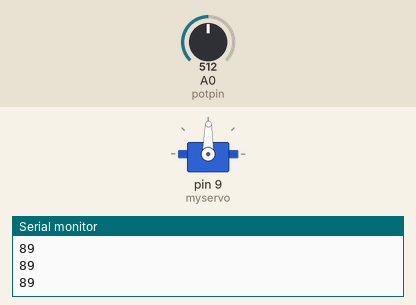
This sketch was run on a simulated Arduino Uno, built with avr-gcc and run on an emulated ATmega328P. Shown: servo, the last lines printed to the serial monitor. The inputs (shaded band) are chosen by the test bench; at power-on: A0 (potpin) = 512.

Above: at 1.2 s.
1.3 s: A0 (potpin) set to 716
At 2.5 s:
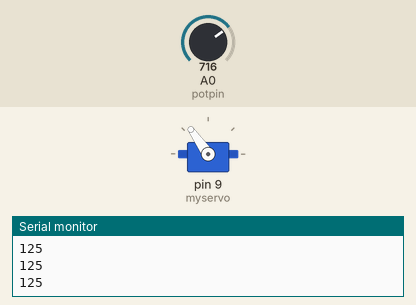
2.8 s: A0 (potpin) set to 900
At 4.0 s:
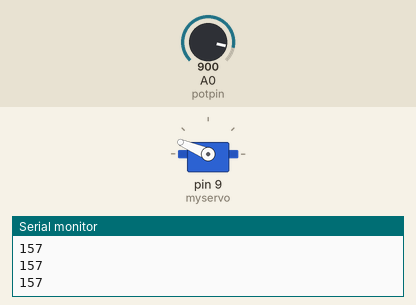
4.3 s: A0 (potpin) set to 1023
At 4.9 s:
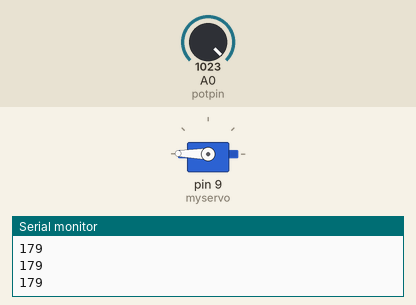
5.8 s: A0 (potpin) set to 306
At 7.0 s:
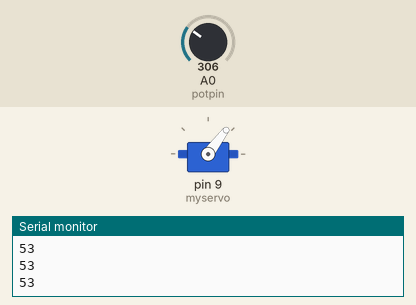
7.3 s: A0 (potpin) set to 122
At 8.4 s:
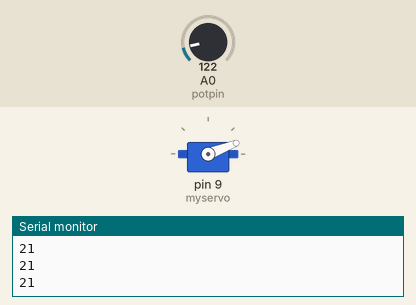
8.8 s: A0 (potpin) set to 511
At 9.7 s:
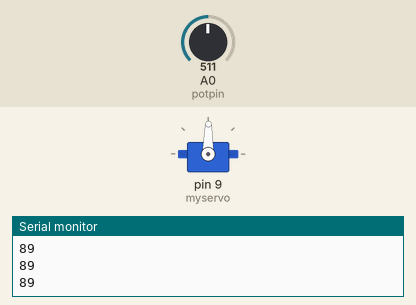
Timing chart, 0 to 11.3 s (numbered marks = the images above; inputs shaded):
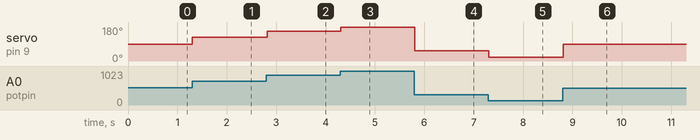

Measured:
- after the input at 1.3 s, servo on pin 9 (myservo): 89° → 125° at once
- after the input at 2.8 s, servo on pin 9 (myservo): 125° → 157° at once
- after the input at 4.3 s, servo on pin 9 (myservo): 157° → 179° at once
- after the input at 5.8 s, servo on pin 9 (myservo): 179° → 53° at once
- after the input at 7.3 s, servo on pin 9 (myservo): 53° → 21° at once
- after the input at 8.8 s, servo on pin 9 (myservo): 21° → 89° at once

The sketch:

eyeballtry1.ino
```cpp
// Controlling a servo position using a potentiometer (variable resistor)
// by Michal Rinott <http://people.interaction-ivrea.it/m.rinott>

#include <Servo.h>

Servo myservo;  // create servo object to control a servo

int potpin = 0;  // analog pin used to connect the potentiometer
int val;    // variable to read the value from the analog pin

int servoPin = 11; // out pin for servo control.
int servoPin2 = 9; // out pin for servo control.

void setup()
{
  myservo.attach(11);  // attaches the servo on pin 9 to the servo object
  myservo.attach(9);  // attaches the servo on pin 9 to the servo object
  Serial.begin(9600);
}

void loop()
{
  val = analogRead(potpin);            // reads the value of the potentiometer (value between 0 and 1023)
  val = map(val, 0, 1023, 0, 179);     // scale it to use it with the servo (value between 0 and 180)
  myservo.write(val);                  // sets the servo position according to the scaled value
  delay(15);                           // waits for the servo to get there

  Serial.println(val);
}
```
